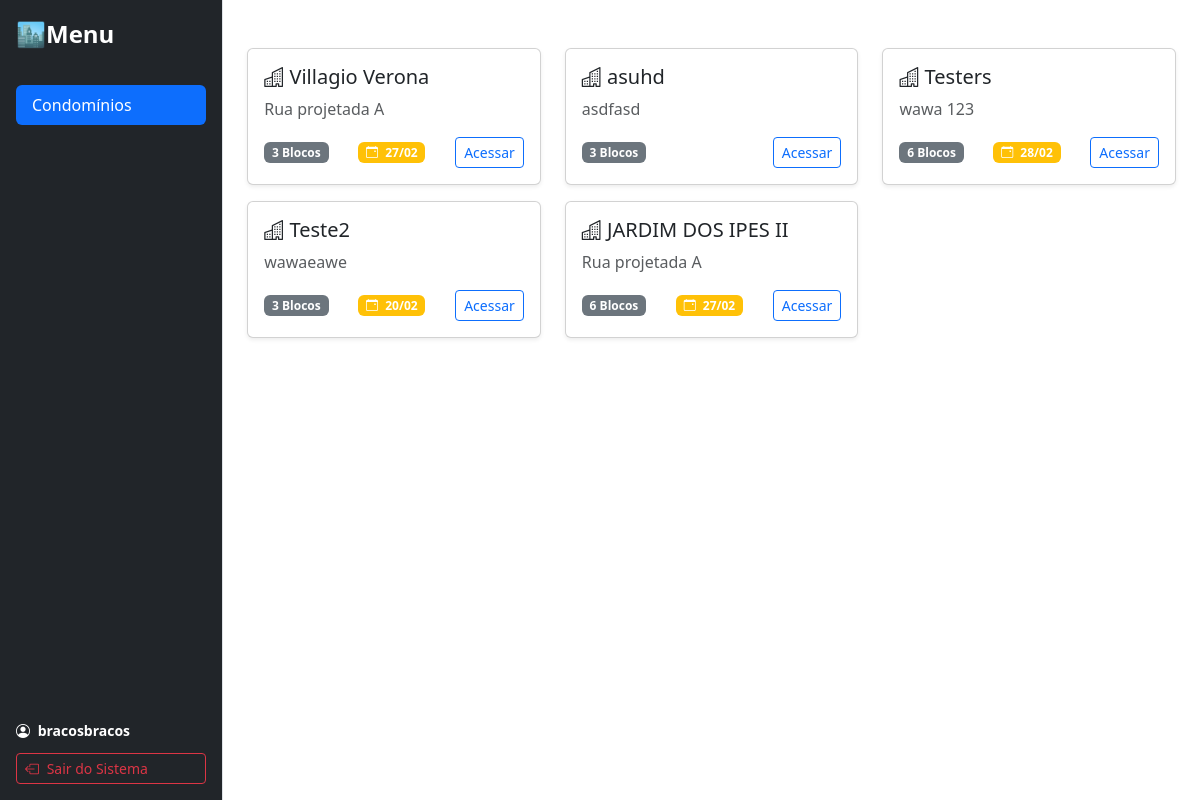
The app's page / (signed in) with its own data.
### core/models.py (models this page shows, shortened)
class Condominio(models.Model):
    nome = models.CharField(max_length=100)
    endereco = models.CharField(max_length=255, blank=True)
    data_criacao = models.DateTimeField()
    data_inicio = models.DateField(null=True, blank=True, verbose_name="Início do Serviço")
    data_fim = models.DateField(null=True, blank=True, verbose_name="Fim do Serviço")
    usuarios = models.ManyToManyField(User, blank=True, related_name='condominios', help_text="Usuários que podem ver TODOS os blocos deste condomínio.")
    qtd_andares_padrao = models.PositiveIntegerField(default=0, help_text="Padrão para os blocos deste condomínio")
    qtd_ap_por_andar_padrao = models.PositiveIntegerField(default=0, help_text="Padrão de aptos por andar")
    qtd_saloes_festas = models.PositiveIntegerField(default=0, verbose_name="Qtd. Salões de Festas", help_text="Cria automaticamente um bloco de Áreas Comuns")

### core/views.py (the view)
# urls.py: path('', views.index, name='index'),
@login_required(login_url='/login/') # Se não estiver logado, chuta para a tela de login
def index(request):
    if request.user.is_superuser:
        condominios = Condominio.objects.all()
    else:
        condominios = Condominio.objects.filter(
            Q(usuarios=request.user) | Q(blocos__usuarios=request.user)
        ).distinct() # distinct() evita que o condomínio apareça duplicado na lista
    return render(request, 'core/index.html', {'condominios': condominios})

### core/templates/core/index.html (shortened to what this page needs)
{% extends 'core/base.html' %}
{% block conteudo %}
    <div class="row">
        {% for condominio in condominios %}
            <div class="col-md-4 mb-3">
                <div class="card shadow-sm h-100">
                    <div class="card-body">
                        <h5 class="card-title">
                            <i class="bi bi-buildings"></i> {{ condominio.nome }}
                        </h5>
                        <p class="card-text text-muted">
                            {{ condominio.endereco|default:"Sem endereço cadastrado" }}
                        </p>
                        <div class="d-flex justify-content-between align-items-center mt-auto">
                        <span class="badge bg-secondary">
                            {{ condominio.blocos.count }} Blocos
                        </span>
                            {% if condominio.data_fim %}
                                <span class="badge {% if condominio.data_fim < hoje %}bg-success{% else %}bg-warning{% endif %}">
                                    <i class="bi bi-calendar-event me-1"></i>
                                    {{ condominio.data_fim|date:"d/m" }}
                                </span>
                            {% endif %}
                            <a href="{% url 'detalhe_condominio' pk=condominio.pk %}" class="btn btn-sm btn-outline-primary">Acessar</a>
                        </div>
                    </div>
                </div>
            </div>
        {% empty %}
            <div class="alert alert-info">
                Nenhum condomínio cadastrado ainda. Vá ao Admin para criar um.
            </div>
        {% endfor %}
    </div>
{% endblock %}

### core/templates/core/base.html (shortened to what this page needs)
<!DOCTYPE html>
<html lang="pt-br">
<head>
    <link href="https://cdn.jsdelivr.net/npm/bootstrap@5.3.0/dist/css/bootstrap.min.css" rel="stylesheet">
    <link rel="stylesheet" href="https://cdn.jsdelivr.net/npm/bootstrap-icons@1.10.0/font/bootstrap-icons.css">
</head>
<body>
    <div class="d-flex wrapper-principal">
        <nav class="minha-sidebar bg-dark border-end d-flex flex-column p-3">
            <a href="/" class="d-flex align-items-center mb-3 mb-md-0 me-md-auto link-dark text-decoration-none">
                <span class="fs-4 fw-bold text-white">🏙Menu</span>
            </a>
            <hr>
            <ul class="nav nav-pills flex-column mb-auto">
                <li class="nav-item">
                    <a href="{% url 'index' %}" class="nav-link active">Condomínios</a>
                </li>
                </ul>
            <hr>
            <div class="d-flex align-items-center text-decoration-none">
                <div class="w-100">
                    <p class="mb-1 fw-bold text-white small"><i class="bi bi-person-circle me-1"></i> {{ user.username }}</p>
                    <form method="POST" action="{% url 'logout' %}" class="m-0 p-0 w-100">
                        <button type="submit" class="btn btn-sm btn-outline-danger w-100 mt-2 text-start">
                            <i class="bi bi-box-arrow-left me-1"></i> Sair do Sistema
                        </button>
                    </form>
                </div>
            </div>
        </nav>
        <main class="flex-grow-1 p-4" style="max-height: 100vh; overflow-y: auto;">
            {% block conteudo %}
            {% endblock %}
        </main>
    </div>
</body>
</html>

### core/templates/core/base.html (style rules this page uses)
.minha-sidebar { width: 280px; min-height: 100vh; transition: transform 0.3s ease-in-out; }

### records on screen
Condominio: nome "Villagio Verona", endereco "Rua projetada A", blocos.count "3", data_fim "27/02"
Condominio: nome "asuhd", endereco "asdfasd", blocos.count "3"
Condominio: nome "Testers", endereco "wawa 123", blocos.count "6", data_fim "28/02"
Condominio: nome "Teste2", endereco "wawaeawe", blocos.count "3", data_fim "20/02"
Condominio: nome "JARDIM DOS IPES II", endereco "Rua projetada A", blocos.count "6", data_fim "27/02"

### other values on screen
{{ user.username }} "bracosbracos"
